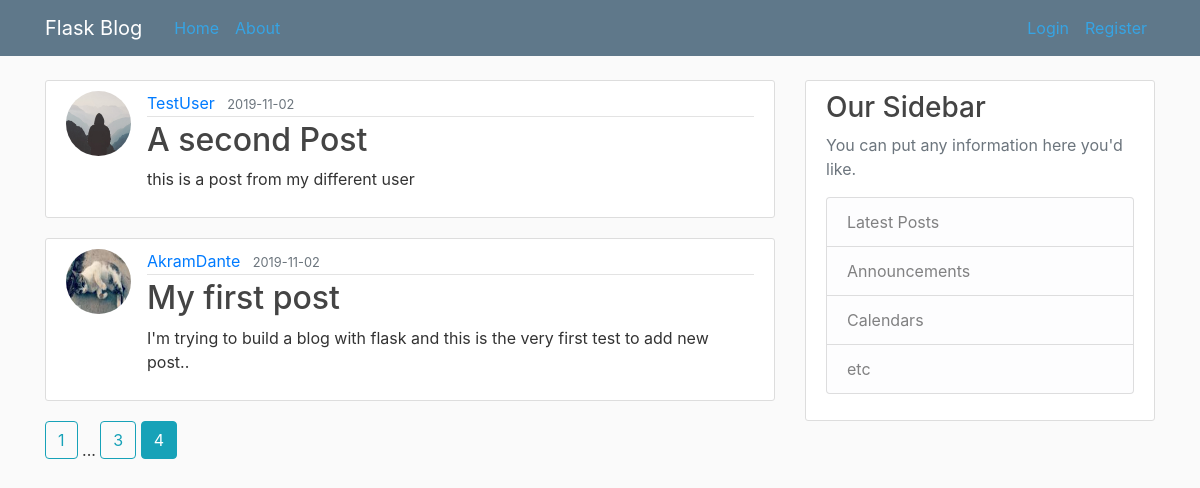
/home?page=4, run on the app's committed database.
### flaskblog/models.py (models this page shows, shortened)
class Post(db.Model):
    id = db.Column(db.Integer, primary_key=True)
    title = db.Column(db.String(100), nullable=False)
    date_posted = db.Column(db.DateTime, nullable=False, default=datetime.utcnow)
    content = db.Column(db.Text, nullable=False)
    user_id = db.Column(db.Integer, db.ForeignKey('user.id'), nullable=False)

class User(db.Model, UserMixin):
    id = db.Column(db.Integer, primary_key=True)
    username = db.Column(db.String(20), unique=True, nullable=False)
    email = db.Column(db.String(120), unique=True, nullable=False)
    image_file = db.Column(db.String(20), nullable=False, default='default.jpg')
    password = db.Column(db.String(60), nullable=False)
    posts = db.relationship('Post', backref='author', lazy=True)

### flaskblog/routes.py (the view)
@app.route("/")
@app.route("/home")
def home():
    page = request.args.get('page', 1, type = int)
    posts = Post.query.order_by(Post.date_posted.desc()).paginate(page = page, per_page=2)
    return render_template('home.html', posts = posts)

### flaskblog/templates/home.html
{% extends "layout.html" %}
{% block content %}
    {% for post in posts.items %}
    <article class="media content-section">
          <img class="rounded-circle article-img" src="{{ url_for('static', filename = 'profile_pic/' + post.author.image_file) }}">
            <div class="media-body">
              <div class="article-metadata">
                <a class="mr-2" href="{{ url_for('user_posts', username=post.author.username) }}">{{ post.author.username }}</a>
                <small class="text-muted">{{ post.date_posted.strftime('%Y-%m-%d') }}</small>
              </div>
              <h2><a class="article-title" href="{{ url_for('post', post_id=post.id) }}">{{ post.title }}</a></h2>
              <p class="article-content">{{ post.content }}</p>
            </div>
    </article>
    {% endfor %}
    {% for page_num in posts.iter_pages(left_edge=1, right_edge=1, left_current = 1, right_current=2) %}
      {% if page_num %}
        {% if posts.page == page_num %}
        <a class="btn btn-info mb-4" href="{{ url_for('home', page=page_num) }}">{{ page_num }}</a>
      {% else %}
        <a class="btn btn-outline-info mb-4" href="{{ url_for('home', page=page_num) }}">{{ page_num }}</a>
      {% endif %}
      {% else %}
      ...
      {% endif %}
    {% endfor %}
{% endblock content %}

### flaskblog/templates/layout.html (shortened to what this page needs)
<!DOCTYPE html>
<html>
    <head>
        <link rel="stylesheet" href="https://stackpath.bootstrapcdn.com/bootstrap/4.3.1/css/bootstrap.min.css">
        <link rel="stylesheet" type="text/css" href="{{ url_for('static', filename='main.css')}}">
    </head>
<body>
        <header class="site-header">
            <nav class="navbar navbar-expand-md navbar-dark bg-steel fixed-top">
                <div class="container">
                    <a class="navbar-brand mr-4" href="/">Flask Blog</a>
                    <div class="collapse navbar-collapse" id="navbarToggle">
                        <div class="navbar-nav mr-auto">
                            <a class="nav-item nav-link" href="{{ url_for('home')}}">Home</a>
                            <a class="nav-item nav-link" href="{{ url_for('about')}}">About</a>
                         </div>
                        <div class="navbar-nav">
                          {% if current_user.is_authenticated %}
                          <a class="nav-item nav-link" href="{{ url_for('new_post')}}">New Post</a>
                          <a class="nav-item nav-link" href="{{ url_for('account')}}">Account</a>
                          <a class="nav-item nav-link" href="{{ url_for('logout')}}">Logout</a>
                          {% else %}
                            <a class="nav-item nav-link" href="{{ url_for('login')}}">Login</a>
                            <a class="nav-item nav-link" href="{{ url_for('register')}}">Register</a>
                          {% endif %}
                        </div>
                     </div>
                </div>
            </nav>
        </header>
        <main role="main" class="container">
                <div class="row">
                    <div class="col-md-8">
                        {% block content %}
                        {% endblock %}
                    </div>
                  <div class="col-md-4">
                    <div class="content-section">
                      <h3>Our Sidebar</h3>
                      <p class='text-muted'>You can put any information here you'd like.
                        <ul class="list-group">
                          <li class="list-group-item list-group-item-light">Latest Posts</li>
                          <li class="list-group-item list-group-item-light">Announcements</li>
                          <li class="list-group-item list-group-item-light">Calendars</li>
                          <li class="list-group-item list-group-item-light">etc</li>
                        </ul>
                      </p>
                    </div>
                  </div>
                </div>
              </main>
</body>
</html>

### flaskblog/static/main.css (style rules this page uses)
body { background: #fafafa; color: #333333; margin-top: 5rem; }
h1, h2, h3, h4, h5, h6 { color: #444444; }
.bg-steel { background-color: #5f788a; }
.site-header .navbar-nav .nav-link { color: #36a4e4; }
.content-section { background: #ffffff; padding: 10px 20px; border: 1px solid #dddddd; border-radius: 3px; margin-bottom: 20px; }
.article-title { color: #444444; }
.article-content { white-space: pre-line; }
.article-img { height: 65px; width: 65px; margin-right: 16px; }
.article-metadata { padding-bottom: 1px; margin-bottom: 4px; border-bottom: 1px solid #e3e3e3 }

### data on the page
Post: image_file (placeholder picture), author.username "TestUser", date_posted "2019-11-02", title "A second Post", content "this is a post from my different user"
Post: image_file (picture), author.username "AkramDante", date_posted "2019-11-02", title "My first post", content "I'm trying to build a blog with flask and this is the very first test to add new post.."

### other printed values
{{ page_num }} "1" "3"
{{ page_num }} "4"
